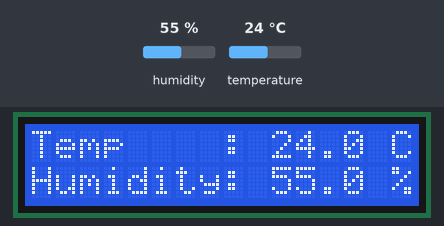
Bench run of a sketch on a simulated Arduino Uno, built with avr-gcc and run on an emulated ATmega328P. On the bench: 16×2 character LCD. Wiring (inferred from the names in the program): DHT11 sensor: data pin 3. Inputs (shaded band) come from the test bench; at power-on: humidity 55 %, temperature 24 °C.

Above: at 7.3 s.
7.4 s: humidity set to 22 %
At 9.6 s:
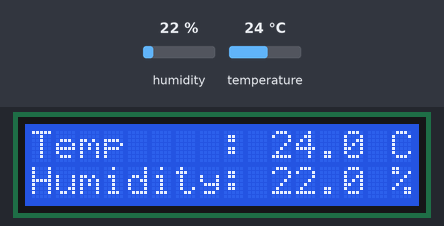
12.8 s: temperature set to 12 °C
At 15.3 s:
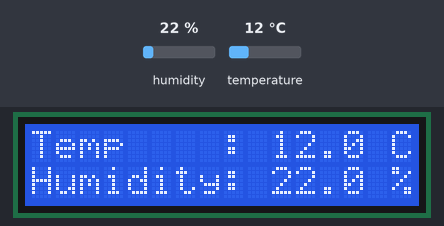
17.9 s: humidity set to 40 %
At 20.9 s:
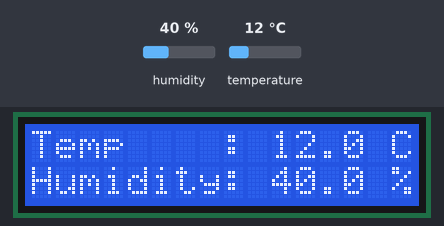
23.0 s: temperature set to 19 °C
At 25.4 s:
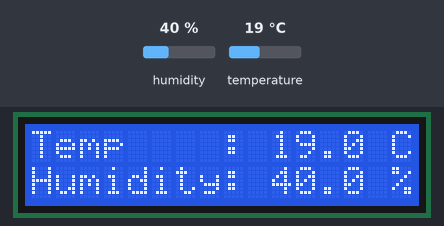
Timing chart, 0 to 26.9 s (numbered marks = the images above; inputs shaded):
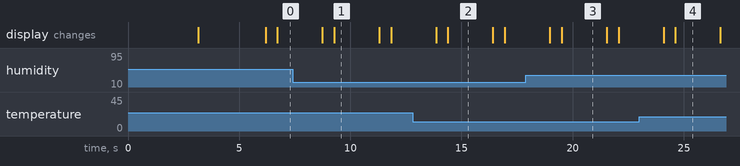

The sketch:

DHT11_1602i2c_LCD.ino
```cpp
#include <Wire.h>
#include <LiquidCrystal_I2C.h>
#include<dht.h>
dht DHT;
LiquidCrystal_I2C lcd(0x27,16,2);  // set the LCD address to 0x27 for a 16 chars and 2 line display
#define DHT11_PIN 3

void setup()
{
 lcd.begin(16,2);
 lcd.init();                      // initialize the lcd
 // Print a message to the LCD.
 lcd.backlight();
 lcd.clear();
 lcd.print("Humidity & temp");
 delay(3000);
 lcd.clear();
 lcd.print("Starting.....");
 delay(3000);
}

void loop() { // READ DATA
 int chk = DHT.read11(DHT11_PIN);
 lcd.clear();
 delay(500);
 lcd.setCursor(0, 0);
 // print from 0 to 9:
 lcd.print("Temp    : ");
 lcd.print(DHT.temperature, 1);
 lcd.print(" C");
 // set the cursor to (16,1):
 lcd.setCursor(0,1);
 lcd.print("Humidity: ");
 lcd.print(DHT.humidity, 1);
 lcd.print(" %");
 delay(2000);
}
```

Measured:
- after the input at 7.4 s, the display: first differs from a run without the input after 1.9 s (image 1)
- after the input at 12.8 s, the display: first differs from a run without the input after 1.6 s (image 2)
- after the input at 17.9 s, the display: first differs from a run without the input after 1.6 s (image 3)
- after the input at 23.0 s, the display: first differs from a run without the input after 1.6 s (image 4)
- what the display in image 1 shows lasts 2.0 s, from 9.3 s to 11.3 s
